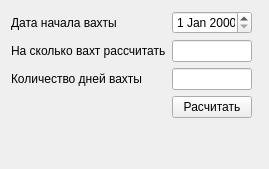
      <widget class="QWidget" name="tab_5">
       <attribute name="title">
        <string>Вахтометр</string>
       </attribute>
       <layout class="QHBoxLayout" name="horizontalLayout_3">
        <item>
         <layout class="QGridLayout" name="gridLayout_8">
          <item row="3" column="1">
           <widget class="QPushButton" name="pushButtonCalc">
            <property name="layoutDirection">
             <enum>Qt::LeftToRight</enum>
            </property>
            <property name="text">
             <string>Расчитать</string>
            </property>
           </widget>
          </item>
          <item row="0" column="0">
           <widget class="QLabel" name="label_19">
            <property name="text">
             <string>Дата начала вахты</string>
            </property>
           </widget>
          </item>
          <item row="1" column="1">
           <widget class="QLineEdit" name="TourQuantity">
            <property name="sizePolicy">
             <sizepolicy hsizetype="Ignored" vsizetype="Fixed">
              <horstretch>0</horstretch>
              <verstretch>0</verstretch>
             </sizepolicy>
            </property>
           </widget>
          </item>
          <item row="2" column="0">
           <widget class="QLabel" name="label_18">
            <property name="text">
             <string>Количество дней вахты</string>
            </property>
           </widget>
          </item>
          <item row="2" column="1">
           <widget class="QLineEdit" name="DaysQuantity">
            <property name="sizePolicy">
             <sizepolicy hsizetype="Ignored" vsizetype="Fixed">
              <horstretch>0</horstretch>
              <verstretch>0</verstretch>
             </sizepolicy>
            </property>
           </widget>
          </item>
          <item row="0" column="1">
           <widget class="QDateEdit" name="StartDay">
            <property name="sizePolicy">
             <sizepolicy hsizetype="Ignored" vsizetype="Fixed">
              <horstretch>0</horstretch>
              <verstretch>0</verstretch>
             </sizepolicy>
            </property>
           </widget>
          </item>
          <item row="1" column="0">
           <widget class="QLabel" name="label_17">
            <property name="text">
             <string>На сколько вахт рассчитать</string>
            </property>
           </widget>
          </item>
          <item row="4" column="1">
           <spacer name="verticalSpacer_4">
            <property name="orientation">
             <enum>Qt::Vertical</enum>
            </property>
            <property name="sizeHint" stdset="0">
             <size>
              <width>20</width>
              <height>40</height>
             </size>
            </property>
           </spacer>
          </item>
         </layout>
        </item>
        <item>
         <widget class="QTextEdit" name="textEdit">
          <property name="sizePolicy">
           <sizepolicy hsizetype="Ignored" vsizetype="Ignored">
            <horstretch>0</horstretch>
            <verstretch>0</verstretch>
           </sizepolicy>
          </property>
          <property name="readOnly">
           <bool>true</bool>
          </property>
         </widget>
        </item>
       </layout>
      </widget>
